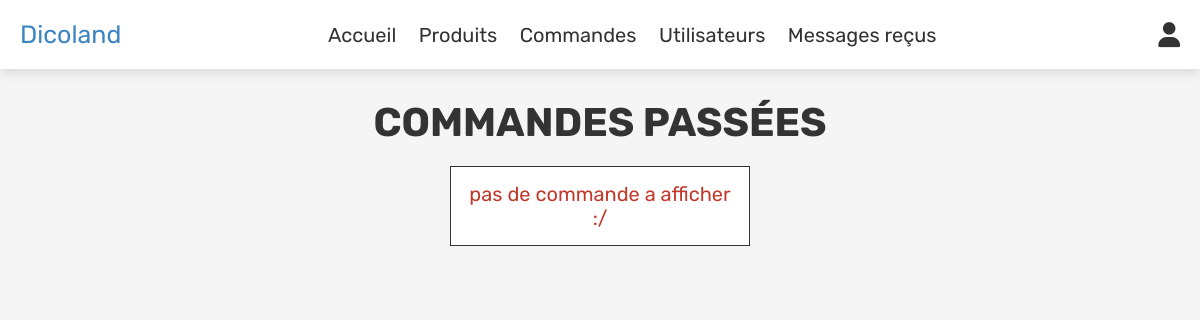
Before: /admin_orders.php (signed in) with the older database file.
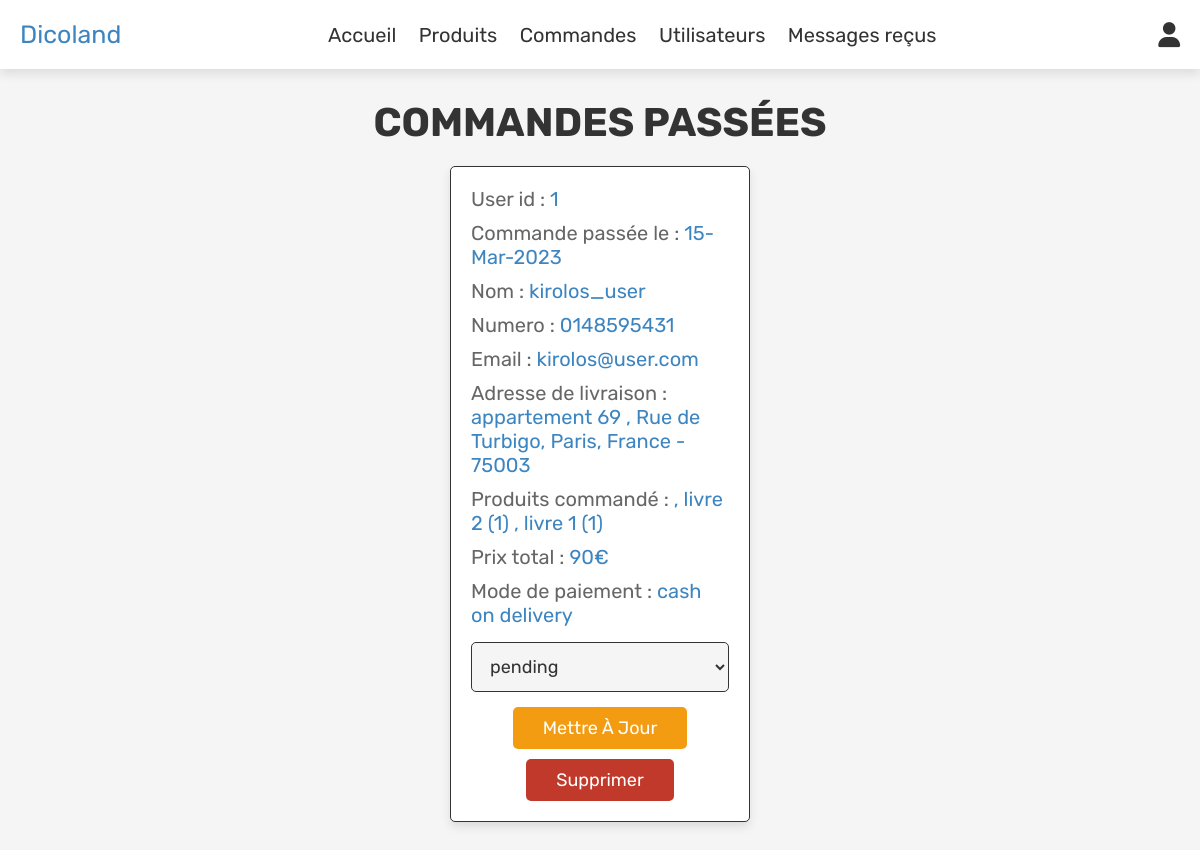
After: the same page with the newer database file.
### tables this page shows
CREATE TABLE `orders` (
  `id` int(100) NOT NULL,
  `user_id` int(100) NOT NULL,
  `name` varchar(100) NOT NULL,
  `number` varchar(12) NOT NULL,
  `email` varchar(100) NOT NULL,
  `method` varchar(50) NOT NULL,
  `address` varchar(500) NOT NULL,
  `total_products` varchar(1000) NOT NULL,
  `total_price` int(100) NOT NULL,
  `placed_on` varchar(50) NOT NULL,
  `payment_status` varchar(20) NOT NULL DEFAULT 'pending'
);

### admin_orders.php (the view, shortened to what this page needs)
<?php
include 'config.php';
?>
<!DOCTYPE html>
<html lang="en">
<head>
   <link rel="stylesheet" href="https://cdnjs.cloudflare.com/ajax/libs/font-awesome/6.0.0/css/all.min.css">
   <link rel="stylesheet" href="css/admin_style.css">
</head>
<body>
<?php include 'admin_header.php'; ?>
<section class="orders">
   <h1 class="title">Commandes passées</h1>
   <div class="box-container">
      <?php
      $select_orders = mysqli_query($conn, "SELECT * FROM `orders`") or die('query failed');
      if(mysqli_num_rows($select_orders) > 0){
         while($fetch_orders = mysqli_fetch_assoc($select_orders)){
      ?>
      <div class="box">
         <p> User id : <span><?php echo $fetch_orders['user_id']; ?></span> </p>
         <p> Commande passée le : <span><?php echo $fetch_orders['placed_on']; ?></span> </p>
         <p> Nom : <span><?php echo $fetch_orders['name']; ?></span> </p>
         <p> Numero : <span><?php echo $fetch_orders['number']; ?></span> </p>
         <p> Email : <span><?php echo $fetch_orders['email']; ?></span> </p>
         <p> Adresse de livraison  : <span><?php echo $fetch_orders['address']; ?></span> </p>
         <p> Produits commandé : <span><?php echo $fetch_orders['total_products']; ?></span> </p>
         <p> Prix total : <span><?php echo $fetch_orders['total_price']; ?>€</span> </p>
         <p> Mode de paiement : <span><?php echo $fetch_orders['method']; ?></span> </p>
         <form action="" method="post">
            <select name="update_payment">
               <option value="" selected disabled><?php echo $fetch_orders['payment_status']; ?></option>
            </select>
            <input type="submit" value="mettre à jour" name="update_order" class="option-btn">
            <a href="admin_orders.php?delete=<?php echo $fetch_orders['id']; ?>" onclick="return confirm('delete this order?');" class="delete-btn">Supprimer</a>
         </form>
      </div>
      <?php
         }
      }else{
         echo '<p class="empty">pas de commande a afficher :/</p>';
      }
      ?>
   </div>
</section>
</body>
</html>

Changed rows visible on the page:
added orders: user "1", placed_on "15-Mar-2023", name "kirolos_user", number "0148595431", email "kirolos@user.com", address "appartement 69 , Rue de Turbigo, Paris, France - 75003", total_products ", livre 2 (1) , livre 1 (1)", total_price "90", method "cash on delivery", update_payment "pending"
Other visible differences:
text no longer shown: "pas de commande a afficher :/"
